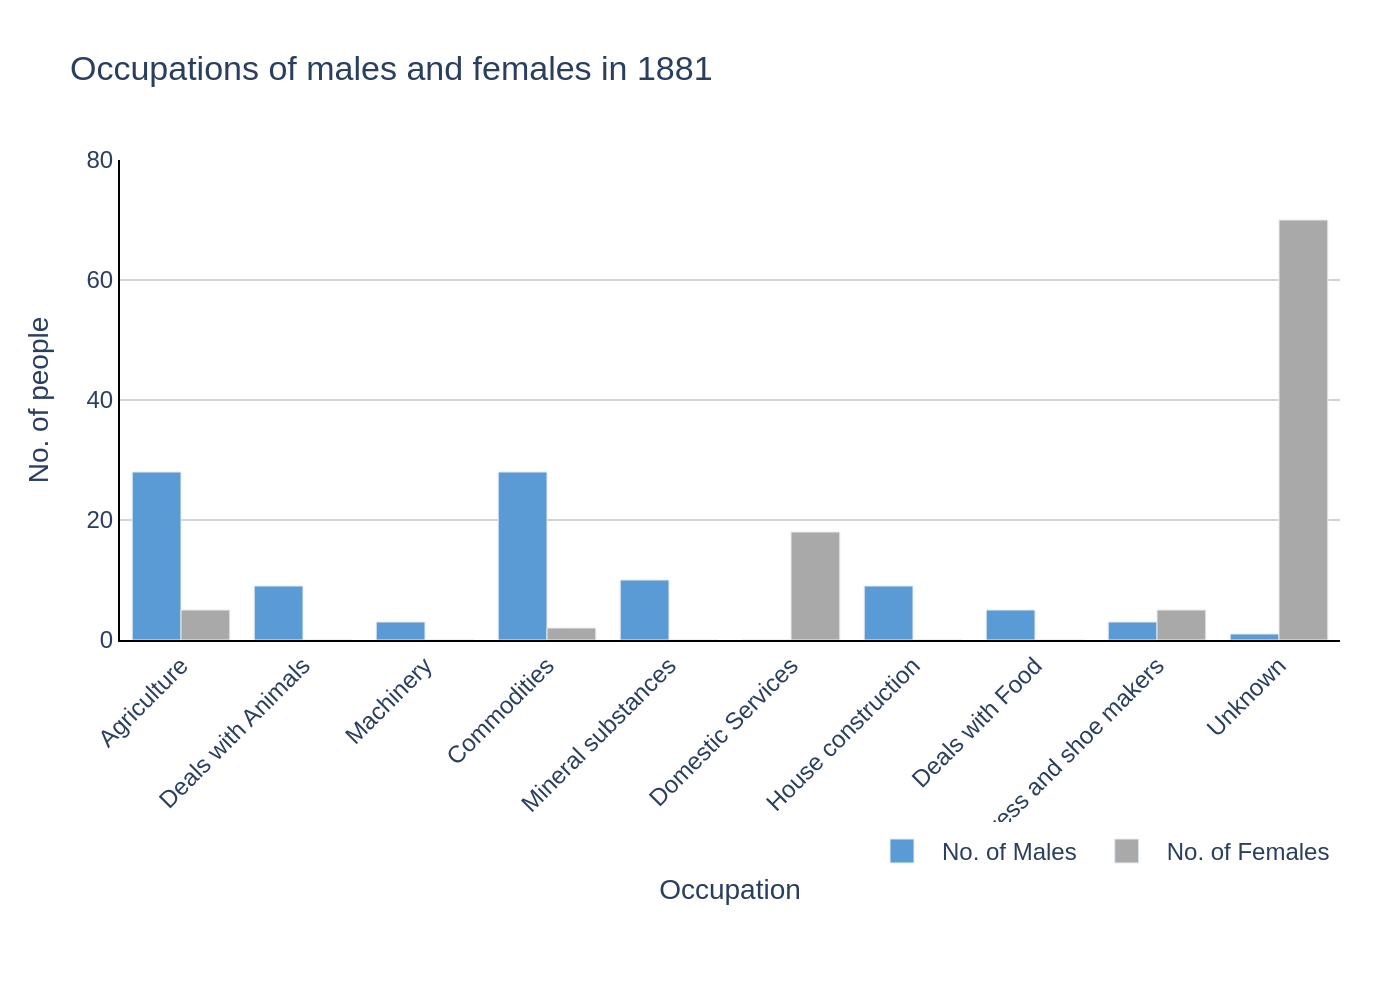

Write the Python code that produced this figure.
import sys
import json
import plotly.graph_objects as go
import os

if len(sys.argv) != 2:
    print(f"Usage: python {os.path.basename(__file__)} <json_file_path>")
    sys.exit(1)

json_file_path = sys.argv[1]

try:
    with open(json_file_path, 'r', encoding='utf-8') as f:
        chart_details = json.load(f)
except (FileNotFoundError, json.JSONDecodeError):
    print(f"Error: Could not read or parse the JSON file at '{json_file_path}'.")
    sys.exit(1)

chart_data = chart_details['chart_data']
texts = chart_details['texts']
colors = chart_details['colors']

fig = go.Figure()

for i, series in enumerate(chart_data['series']):
    fig.add_trace(go.Bar(
        x=chart_data['categories'],
        y=series['values'],
        name=series['name'],
        marker_color=colors[i]
    ))

fig.update_layout(
    barmode='group',
    title=dict(
        text=texts['title'],
        x=0.05,
        xanchor='left'
    ),
    xaxis_title=texts['x_axis_title'],
    yaxis_title=texts['y_axis_title'],
    xaxis=dict(
        tickangle=-45,
        showline=True,
        linewidth=1,
        linecolor='black'
    ),
    yaxis=dict(
        showgrid=True,
        gridcolor='lightgrey',
        showline=True,
        linewidth=1,
        linecolor='black',
        range=[0, 80]
    ),
    legend=dict(
        orientation="h",
        yanchor="bottom",
        y=-0.5,
        xanchor="right",
        x=1
    ),
    font=dict(
        family="Arial"
    ),
    plot_bgcolor='white',
    paper_bgcolor='white',
    margin=dict(l=60, r=30, t=80, b=180)
)

base_name = os.path.splitext(os.path.basename(json_file_path))[0]
output_image_file = f"{base_name}.png"

fig.write_image(output_image_file, scale=2)

print(f"Chart saved to {output_image_file}")
